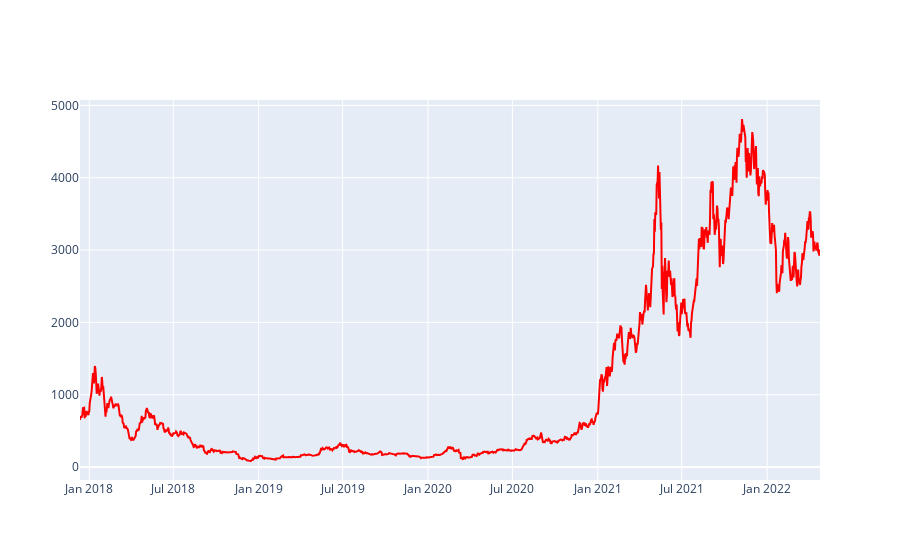

The code cell stored with this chart in its notebook:
### Code cell
fig2 = go.Figure()
fig2.add_trace(go.Scatter(x=df_eth['Date'], y=df_eth['close'], name='BITCOIN', mode='lines',line=dict(color='red')))
fig2.show()

### Figure 1 — Plotly figure (JSON) as saved in the notebook; plotly's stock layout.template omitted (floating-point values rounded to 4 significant figures; data arrays with more than 128 entries replaced by an {"elided": "..."} marker saying what was removed)
{"data": [{"line": {"color": "red"}, "mode": "lines", "name": "BITCOIN", "type": "scatter", "x": {"elided": "1596 str values"}, "y": {"elided": "1596 float values"}}], "layout": {}}
